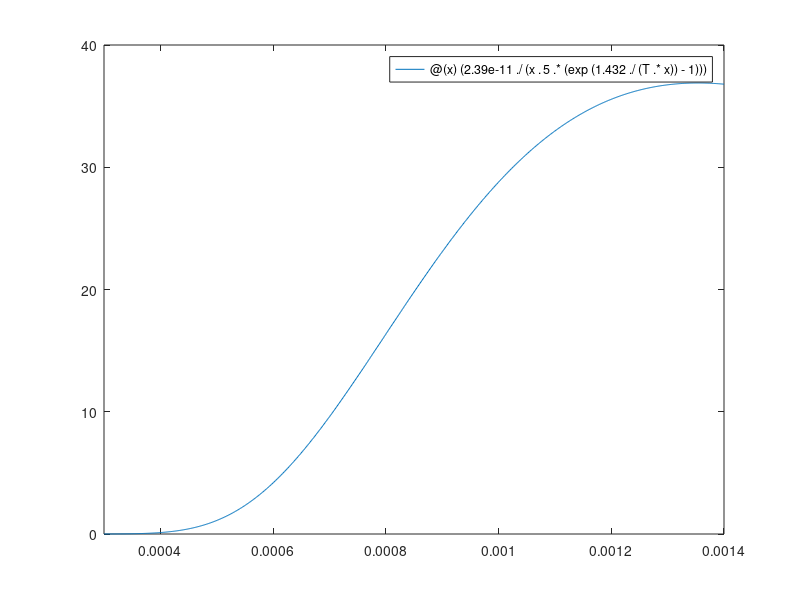

Write MATLAB code to recreate this figure.
% Esercizio 1
%
a=3e-4; b=14e-4; T=213;

% definisco la funzione integranda
f=@(x)( 2.39e-11./( x.^5.*(exp(1.432./(T.*x))-1) ) );
% Valore "esatto dell'integrale
Iex=0.020690855481654;

% a) plotto f sull'intervallo [a,b]
figure
fplot(f,[a,b])
% b)
x0=(a+b)/2;

% formula dei rettangoli e relativo errore
I0=(b-a)*f(x0); E0=abs(I0-Iex)/abs(Iex);

% formula dei trapezi e relativo errore
I1=(b-a)/2*( f(a)+f(b) ); E1=abs(I1-Iex)/abs(Iex);

% formula di Simpson e relativo errore
I2=(b-a)/6*( f(a)+4*f(x0)+f(b)); E2=abs(I2-Iex)/abs(Iex);

% Stampo i risultati
fprintf('Formula rettangoli: %d Formula trapezi: %d Formula Simpson: %d\n',I0,I1,I2);
fprintf(' Errore rettangoli: %d Errore trapezi: %d Errore Simpson: %d\n',E0,E1,E2);